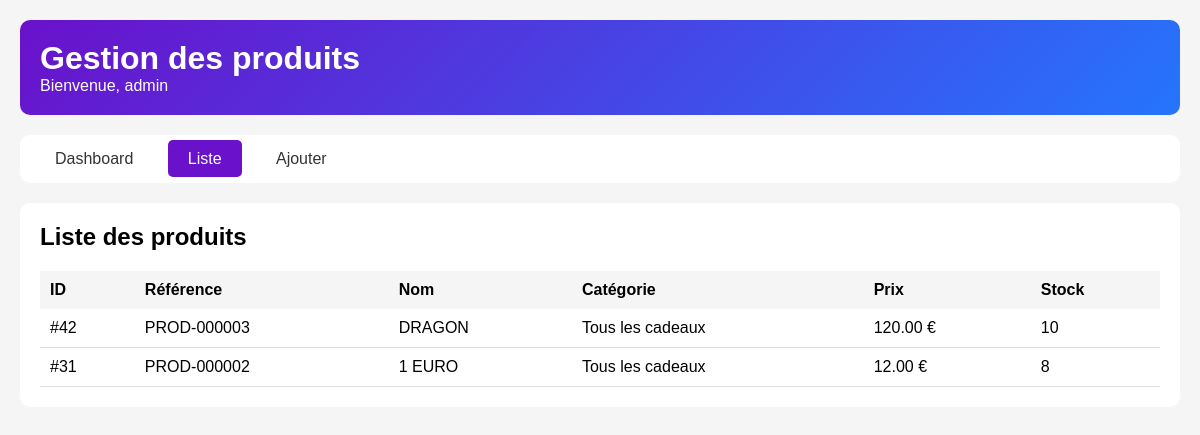
/admin_produits_clean.php (signed in), run on an earlier commit of the app's database.
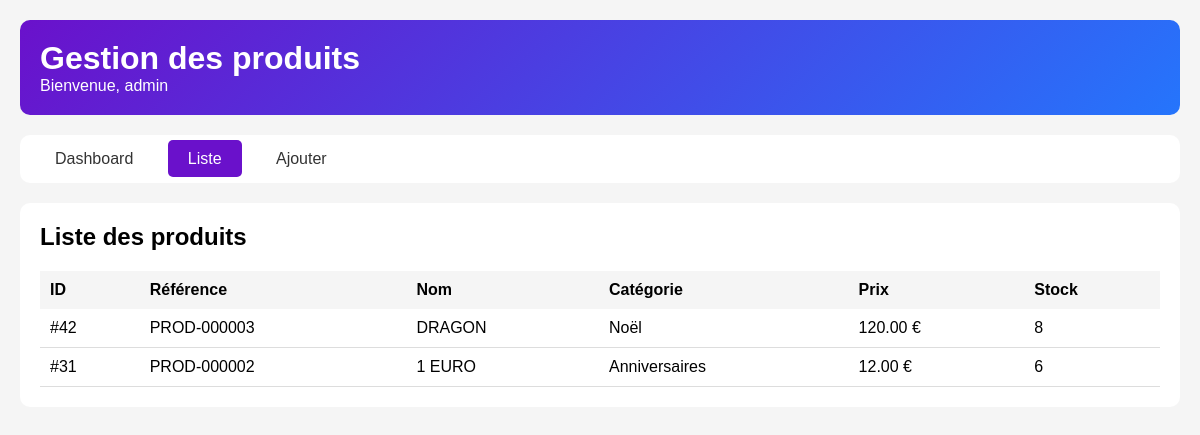
And on a later commit of the database.
### tables this page shows
CREATE TABLE `produits` (
  `id_produit` int NOT NULL,
  `reference` varchar(50) NOT NULL,
  `nom` varchar(255) NOT NULL,
  `slug` varchar(255) NOT NULL,
  `description` text,
  `description_courte` text,
  `prix_ht` decimal(10,2) NOT NULL,
  `tva` decimal(4,2) DEFAULT '20.00',
  `prix_ttc` decimal(10,2) GENERATED ALWAYS AS ((`prix_ht` * (1 + (`tva` / 100)))) STORED,
  `quantite_stock` int DEFAULT '0',
  `seuil_alerte` int DEFAULT '10',
  `id_categorie` int NOT NULL,
  `marque` varchar(100) DEFAULT NULL,
  `poids` decimal(6,2) DEFAULT NULL COMMENT 'en grammes',
  `dimensions` varchar(50) DEFAULT NULL COMMENT 'LxHxP en cm',
  `materiau` varchar(100) DEFAULT NULL,
  `couleur` varchar(50) DEFAULT NULL,
  `made_in` varchar(50) DEFAULT NULL,
  `personnalisable` tinyint(1) DEFAULT '0',
  `ecologique` tinyint(1) DEFAULT '0',
  `made_in_france` tinyint(1) DEFAULT '0',
  `artisanal` tinyint(1) DEFAULT '0',
  `exclusif` tinyint(1) DEFAULT '0',
  `note_moyenne` decimal(3,2) DEFAULT '0.00',
  `nombre_avis` int DEFAULT '0',
  `vues` int DEFAULT '0',
  `ventes` int DEFAULT '0',
  `statut` enum('actif','inactif','rupture','bientot') DEFAULT 'actif',
  `date_creation` datetime DEFAULT CURRENT_TIMESTAMP,
  `date_modification` datetime DEFAULT NULL ON UPDATE CURRENT_TIMESTAMP
);

CREATE TABLE `categories` (
  `id_categorie` int NOT NULL,
  `nom` varchar(100) NOT NULL,
  `slug` varchar(100) NOT NULL,
  `description` text,
  `parent_id` int DEFAULT NULL,
  `image` varchar(255) DEFAULT NULL,
  `ordre` int DEFAULT '0',
  `active` tinyint(1) DEFAULT '1',
  `meta_titre` varchar(255) DEFAULT NULL,
  `meta_description` text,
  `date_creation` datetime DEFAULT CURRENT_TIMESTAMP
);

### admin_produits_clean.php (the view, shortened to what this page needs)
<?php
require_once 'admin_protection.php';
$host = 'localhost';
$dbname = 'heureducadeau';
$username_db = 'Philippe';
$password_db = 'l@99339R';
try {
    $pdo = new PDO("mysql:host=$host;dbname=$dbname;charset=utf8mb4", $username_db, $password_db);
    $pdo->setAttribute(PDO::ATTR_ERRMODE, PDO::ERRMODE_EXCEPTION);
} catch(PDOException $e) {
    die("Erreur de connexion : " . $e->getMessage());
}
$action = $_GET['action'] ?? 'list';
$categories = $pdo->query("SELECT * FROM categories WHERE active = 1 ORDER BY nom")->fetchAll();
?>
<!DOCTYPE html>
<html>
<head>
</head>
<body>
    <div class="container">
        <div class="header">
            <h1>Gestion des produits</h1>
            <p>Bienvenue, <?= htmlspecialchars($_SESSION['admin_username'] ?? 'Admin') ?></p>
        </div>
        <div class="nav">
            <a href="dashboard.php">Dashboard</a>
            <a href="admin_produits_clean.php?action=list" class="<?= $action == 'list' ? 'active' : '' ?>">Liste</a>
            <a href="admin_produits_clean.php?action=add" class="<?= $action == 'add' ? 'active' : '' ?>">Ajouter</a>
        </div>
        <?php if ($action == 'add'): ?>
            <div class="form-container">
                <h2 style="margin-bottom: 20px;">Ajouter un produit</h2>
                <?php if (isset($success)): ?>
                    <div class="success"><?= $success ?></div>
                <?php endif; ?>
                <?php if (isset($error)): ?>
                    <div class="error"><?= $error ?></div>
                <?php endif; ?>
                <form method="POST">
                    <input type="hidden" name="action" value="add">
                    <div class="form-group">
                        <label>Nom du produit *</label>
                        <input type="text" name="nom" required>
                    </div>
                    <div class="form-group">
                        <label>Prix HT (€) *</label>
                        <input type="number" name="prix_ht" step="0.01" required>
                    </div>
                    <div class="form-group">
                        <label>Quantité en stock *</label>
                        <input type="number" name="quantite_stock" required>
                    </div>
                    <div class="form-group">
                        <label>Catégorie *</label>
                        <select name="id_categorie" required>
                            <option value="">Sélectionner</option>
                            <?php foreach ($categories as $cat): ?>
                                <option value="<?= $cat['id_categorie'] ?>"><?= htmlspecialchars($cat['nom']) ?></option>
                            <?php endforeach; ?>
                        </select>
                    </div>
                    <button type="submit" class="btn">Ajouter le produit</button>
                </form>
            </div>
        <?php elseif ($action == 'list'): ?>
            <?php
            $produits = $pdo->query("
                SELECT p.*, c.nom as categorie_nom
                FROM produits p
                LEFT JOIN categories c ON p.id_categorie = c.id_categorie
                ORDER BY p.id_produit DESC
            ")->fetchAll();
            ?>
            <div style="background: white; border-radius: 10px; padding: 20px;">
                <h2 style="margin-bottom: 20px;">Liste des produits</h2>
                <table style="width: 100%; border-collapse: collapse;">
                    <thead>
                        <tr style="background: #f5f5f5;">
                            <th style="padding: 10px; text-align: left;">ID</th>
                            <th style="padding: 10px; text-align: left;">Référence</th>
                            <th style="padding: 10px; text-align: left;">Nom</th>
                            <th style="padding: 10px; text-align: left;">Catégorie</th>
                            <th style="padding: 10px; text-align: left;">Prix</th>
                            <th style="padding: 10px; text-align: left;">Stock</th>
                        </tr>
                    </thead>
                    <tbody>
                        <?php foreach ($produits as $p): ?>
                        <tr style="border-bottom: 1px solid #ddd;">
                            <td style="padding: 10px;">#<?= $p['id_produit'] ?></td>
                            <td style="padding: 10px;"><?= htmlspecialchars($p['reference']) ?></td>
                            <td style="padding: 10px;"><?= htmlspecialchars($p['nom']) ?></td>
                            <td style="padding: 10px;"><?= htmlspecialchars($p['categorie_nom'] ?? '-') ?></td>
                            <td style="padding: 10px;"><?= number_format($p['prix_ttc'] ?? $p['prix_ht'] * 1.2, 2) ?> €</td>
                            <td style="padding: 10px;"><?= $p['quantite_stock'] ?></td>
                        </tr>
                        <?php endforeach; ?>
                    </tbody>
                </table>
            </div>
        <?php endif; ?>
    </div>
</body>
</html>

What changed in the data, as far as the page shows it:
changed produits "PROD-000003": id_categorie.nom "Tous les cadeaux" → "Noël"; quantite_stock "10" → "8"
changed produits "PROD-000002": id_categorie.nom "Tous les cadeaux" → "Anniversaires"; quantite_stock "8" → "6"
